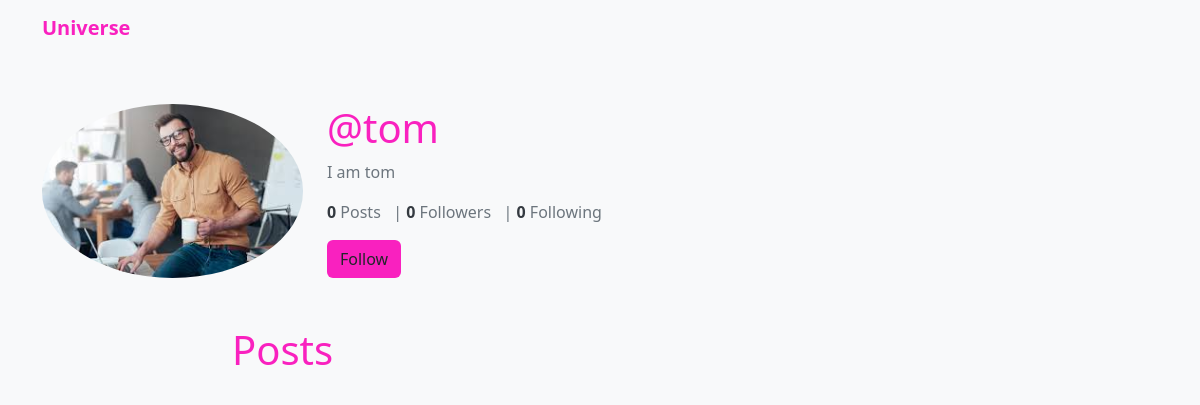
/profile/tom, run on the app's committed database.
### core/models.py (models this page shows, shortened)
class Profile(models.Model):
    user = models.ForeignKey(User, on_delete= models.CASCADE)
    id_user = models.IntegerField()
    bio = models.TextField(blank=True)
    profileimg = models.ImageField(upload_to='profile_images', default='blank-user-profile.svg') # here the the images will upload (user logo) in the media folder
    location = models.CharField(max_length=100, blank=True)

### core/views.py (the view)
# urls.py: path('profile/<str:pk>', views.profile, name='profile'), # here pk means a name and its data type is string
def profile(request, pk):
    user_object = User.objects.get(username = pk)
    user_profile = Profile.objects.get(user=user_object)
    user_posts = Post.objects.filter(user=pk)
    user_post_length = len(user_posts)
    follower = request.user.username
    user = pk
    if FollowersCount.objects.filter(follower=follower, user=user).first():
        button_text = 'unfollow'
    else:
        button_text = 'Follow'
    user_followers = len(FollowersCount.objects.filter(user = pk))
    user_following = len(FollowersCount.objects.filter(follower = pk))
    context = {
        'user_object': user_object,
        'user_profile': user_profile,
        'user_posts': user_posts,
        'user_post_length': user_post_length,
        'button_text': button_text,
        'user_followers': user_followers,
        'user_following': user_following,
    }
    return render(request, 'profile.html', context)

### templates/profile.html (shortened to what this page needs)
<!DOCTYPE html>
<html lang="en">
<head>
    {% load bootstrap5 %}
    {% bootstrap_css %}
</head>
<body>
	<nav class="navbar navbar-expand-lg navbar-light bg-light">
		<div class="container">
			<a class="navbar-brand" href="/"><strong  class="nav">Universe</strong></a>
		</div>
	</nav>
	<div class="container mt-5">
		<section>
			<div class="row">
				<div class="col-md-3">
					<div class="user-avatar text-center">
						<a href="{{ user_profile.profileimg.url }}"><img src="{{ user_profile.profileimg.url }}" class="img-fluid rounded-circle" alt="User Profile"></a>
					</div>
				</div>
				<div class="col-md-9">
					<div class="user-info">
						<h1 class="display-4 user">@{{ user_profile.user.username }}</h1>
						<p class="lead">{{ user_profile.bio }}</p>
						<p>
							<strong>{{ user_post_length }}</strong> Posts &nbsp; |
							<strong>{{ user_followers }}</strong> {% if user_followers == 1 %}Follower{% else %}Followers{% endif %} &nbsp; |
							<strong>{{ user_following }}</strong> Following
						</p>
						<form action="/follow" method="POST">
							{% if user_object.username != user.username %}
								<button type="submit" class="btn">{{ button_text }}</button>
							{% endif %}
						</form>
					</div>
				</div>
			</div>
		</section>
		<section>
			<div class="row mt-4">
				<div class="col-md-8 offset-md-2">
					<div class="mb-4 mt-4" >
						<h1 style="color: rgb(249, 33, 191);">Posts</h1>
					</div>
				</div>
			</div>
		</section>
	</div>
</body>
</html>

### templates/profile.html (style rules this page uses)
body { background-color: #f8f9fa; }
.nav { color: rgb(249, 33, 191); }
.user-avatar img { border-radius: 50%; }
.user-info h1 { font-size: 2.5rem; }
.lead { font-size: 1.25rem; color: #6c757d; }
.user-info p { font-size: 1rem; color: #6c757d; }
.user-info strong { color: #343a40; }
.user { color: rgb(249, 33, 191); }
.btn { background-color: rgb(249, 33, 191); }

### data on the page
Profile: profileimg (picture), user.username "tom", bio "I am tom"

### other printed values
{{ user_post_length }} "0"
{{ user_followers }} "0"
{{ user_following }} "0"
{{ button_text }} "Follow"
